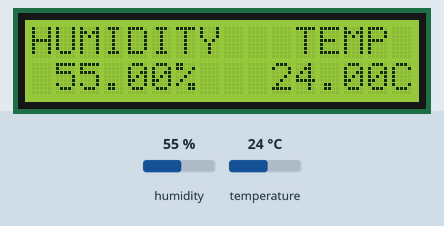
Bench run of a sketch on a simulated Arduino Uno, built with avr-gcc and run on an emulated ATmega328P. Parts: 16×2 character LCD. The test bench sets the inputs (shaded band); at power-on: humidity 55 %, temperature 24 °C.

Above: at 2.6 s.
2.7 s: humidity set to 22 %
At 5.3 s:
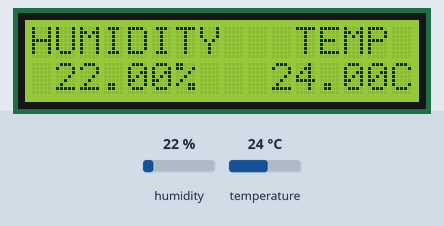
5.7 s: temperature set to 12 °C
At 6.8 s:
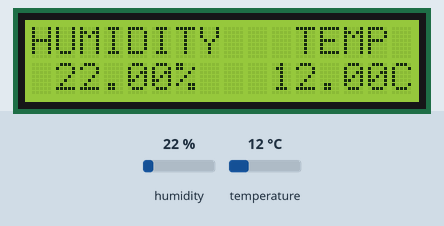
8.7 s: humidity set to 40 %
At 10.7 s:
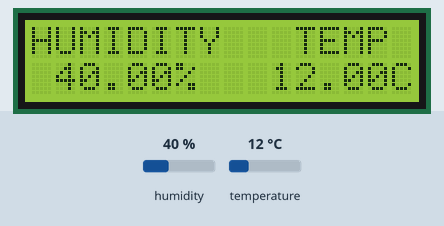
11.7 s: temperature set to 19 °C
At 13.2 s:
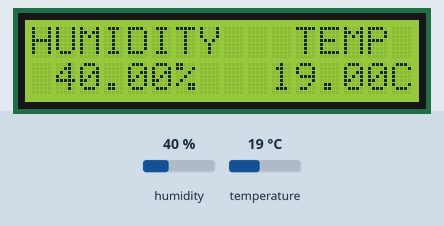
Timing chart, 0 to 14.7 s (numbered marks = the images above; inputs shaded):
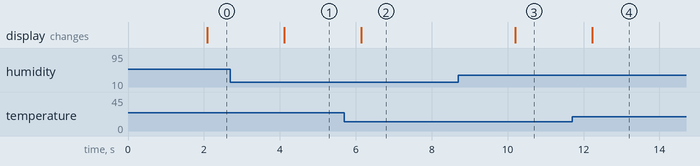

Measured:
- after the input at 2.7 s, the display: changes after 1.4 s (image 1)
- after the input at 5.7 s, the display: changes after 0.45 s (image 2)
- after the input at 8.7 s, the display: changes after 1.5 s (image 3)
- after the input at 11.7 s, the display: changes after 0.53 s (image 4)

The sketch:

DHT11.ino
```cpp
#include <DHT.h>
#include <LiquidCrystal.h>
LiquidCrystal lcd(13,14,15,16,17,4);
DHT dht(23, DHT11);
void setup() {
  Serial.begin(9600);
  dht.begin();
  lcd.begin(16,2);
}

void loop() {
  delay(2000);
  lcd.setCursor(0,0);
  lcd.print("HUMIDITY   TEMP");
  float h = dht.readHumidity();
  float t = dht.readTemperature();
  lcd.setCursor(1,1);
  lcd.print(String(h) + "%");
  lcd.setCursor(10,1);
  lcd.print(String(t) + "C");
}
```
